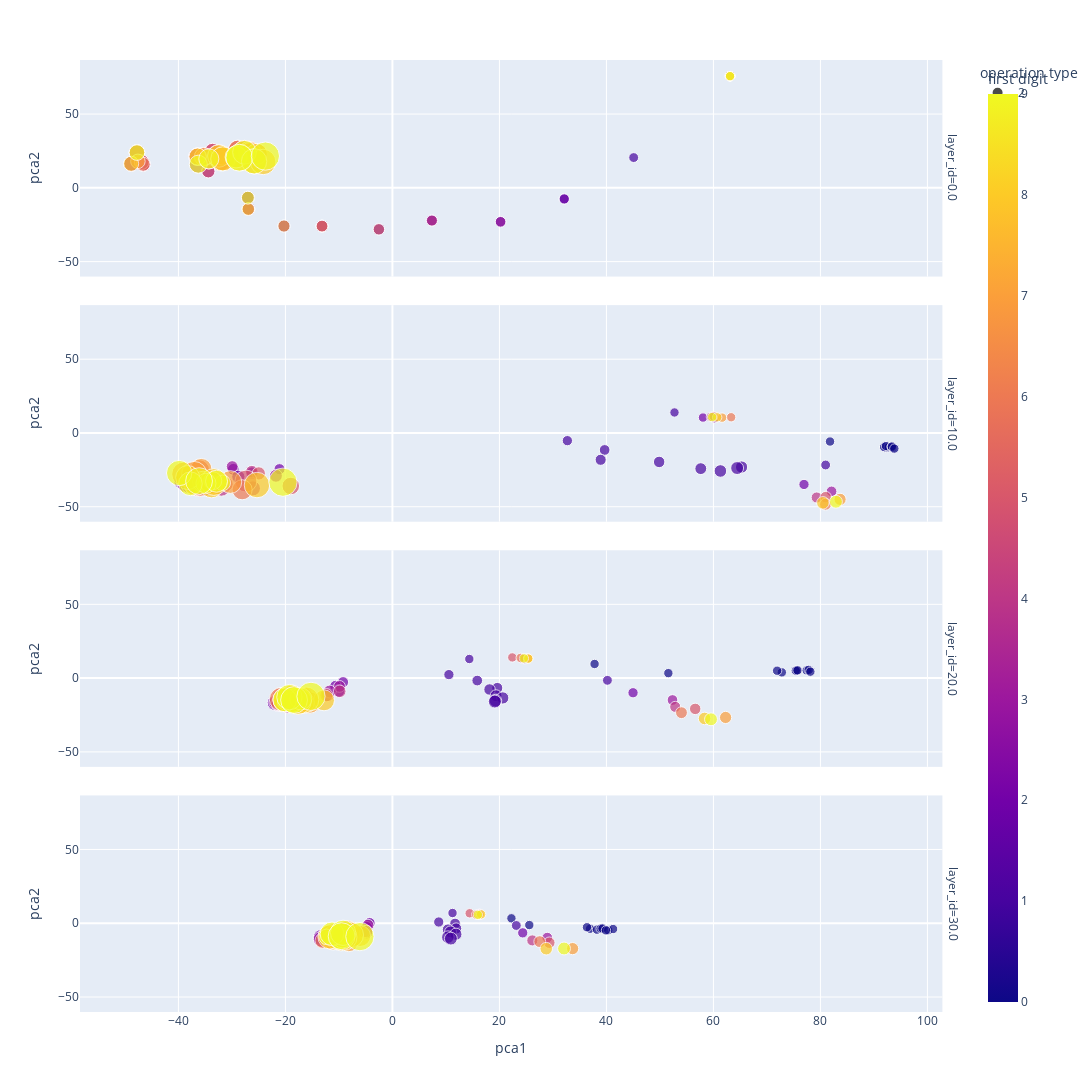

The code cell stored with this chart in its notebook:
### Code cell
label_colors = \
    [simple_label2color(0) for _ in range(len(data_acts))]

layer_pca = []
layer_id = []
for layer_nb in range(32):
    # Gather the list correctly
    data_states = torch.stack(flat_data(data_acts, range(len(data_acts)), [layer_nb], [-1])).type(torch.float64).cpu().numpy()
    # Train on one problem
    pca = PCA(n_components=2)
    x = pca.fit_transform(data_states)
    layer_pca.extend(x)
    a = np.empty(len(x))
    a.fill(layer_nb)
    layer_id.extend(a)
layer_pca = np.array(layer_pca)
layer_id = np.array(layer_id)

y = np.array([data_list[i]["label"]+ [data_list[i]["result"]] for i in range(len(data_list))])
print(y.shape)
y_layered = np.tile(y, (32, 1))

inputs = np.array([data_list[i]["input"] + data_list[i]["output"] for i in range(len(data_list))])
print(inputs.shape)
inputs_layered = np.tile(inputs, 32)


print(y_layered.shape)
print(layer_pca.shape)
print(layer_id.shape)
print(inputs_layered.shape)

df = pd.DataFrame(zip(layer_pca[:, 0], layer_pca[:, 1], y_layered[:, 0], y_layered[:, 1], y_layered[:, 2], y_layered[:, 3], inputs_layered, layer_id), 
                  columns=['pca1', 'pca2', 'first digit', 'second digit', 'operation type', 'result', "input/output", "layer_id"])


df["result"] = df["result"] + 10

df = df[df["operation type"] == 2]
df = df[df["layer_id"]%10 == 0]

scatter = px.scatter(df, x='pca1', y='pca2', 
                     color="first digit",
                     size='result', 
                     symbol= "operation type",
                     facet_row="layer_id",
                     hover_data=["input/output", "layer_id"])

scatter.update_layout(
    autosize=True,
    width=1400,
    height=1600,)

scatter.show()

### Figure 1 — Plotly figure (JSON) as saved in the notebook; plotly's stock layout.template omitted (floating-point values rounded to 4 significant figures; data arrays with more than 128 entries replaced by an {"elided": "..."} marker saying what was removed)
{"data": [{"customdata": {"elided": "100x2 mixed values"}, "hovertemplate": "operation type=2<br>layer_id=%{customdata[1]}<br>pca1=%{x}<br>pca2=%{y}<br>result=%{marker.size}<br>input/output=%{customdata[0]}<br>first digit=%{marker.color}<extra></extra>", "legendgroup": "2", "marker": {"color": [0, 0, 0, 0, 0, 0, 0, 0, 0, 0, 1, 1, 1, 1, 1, 1, 1, 1, 1, 1, 2, 2, 2, 2, 2, 2, 2, 2, 2, 2, 3, 3, 3, 3, 3, 3, 3, 3, 3, 3, 4, 4, 4, 4, 4, 4, 4, 4, 4, 4, 5, 5, 5, 5, 5, 5, 5, 5, 5, 5, 6, 6, 6, 6, 6, 6, 6, 6, 6, 6, 7, 7, 7, 7, 7, 7, 7, 7, 7, 7, 8, 8, 8, 8, 8, 8, 8, 8, 8, 8, 9, 9, 9, 9, 9, 9, 9, 9, 9, 9], "coloraxis": "coloraxis", "size": [10, 10, 10, 10, 10, 10, 10, 10, 10, 10, 10, 11, 12, 13, 14, 15, 16, 17, 18, 19, 10, 12, 14, 16, 18, 20, 22, 24, 26, 28, 10, 13, 16, 19, 22, 25, 28, 31, 34, 37, 10, 14, 18, 22, 26, 30, 34, 38, 42, 46, 10, 15, 20, 25, 30, 35, 40, 45, 50, 55, 10, 16, 22, 28, 34, 40, 46, 52, 58, 64, 10, 17, 24, 31, 38, 45, 52, 59, 66, 73, 10, 18, 26, 34, 42, 50, 58, 66, 74, 82, 10, 19, 28, 37, 46, 55, 64, 73, 82, 91], "sizemode": "area", "sizeref": 0.2275, "symbol": "circle"}, "mode": "markers", "name": "2", "orientation": "v", "showlegend": true, "type": "scatter", "x": [63.04, 63.13, 63.15, 63.11, 63.11, 63.12, 63.13, 63.13, 63.19, 63.13, 63.11, 45.09, 32.08, 20.22, 7.428, -2.507, -13.14, -20.26, -26.88, -27.01, 63.12, 32.13, 7.34, -13.15, -26.91, -34.39, -46.66, -47.64, -48.81, -47.72, 63.11, 20.21, -13.16, -27.02, -46.55, -46.84, -47.74, -34.94, -36.4, -36.28, 63.09, 7.392, -26.9, -46.53, -48.78, -33.65, -36.46, -35.3, -31.73, -34.27, 63.09, -2.536, -34.42, -46.86, -33.58, -31.93, -28.87, -32.04, -25.32, -29.22, 63.1, -13.16, -46.59, -47.77, -36.46, -28.91, -34.31, -26.75, -32.52, -27.66, 63.09, -20.28, -47.57, -34.97, -35.3, -32.11, -26.77, -26.53, -31.63, -25.81, 63.1, -26.95, -48.84, -36.39, -31.72, -25.35, -32.44, -31.71, -24.16, -28.56, 63.11, -27.01, -47.74, -36.28, -34.32, -29.22, -27.65, -25.85, -28.62, -23.75], "xaxis": "x4", "y": [75.64, 75.73, 75.74, 75.68, 75.72, 75.74, 75.71, 75.69, 75.71, 75.69, 75.71, 20.51, -7.543, -23.03, -22.19, -28.13, -25.97, -25.91, -14.41, -6.72, 75.73, -7.525, -22.07, -25.86, -14.4, 11.21, 16.0, 17.97, 16.29, 23.9, 75.68, -23.05, -25.87, -6.668, 16.0, 17.43, 23.91, 20.92, 21.19, 16.04, 75.65, -22.21, -14.37, 15.98, 16.33, 24.69, 21.17, 21.13, 21.84, 19.58, 75.7, -28.12, 11.2, 17.47, 24.69, 18.08, 25.98, 18.22, 22.97, 20.89, 75.69, -26.0, 15.98, 23.89, 21.17, 25.97, 19.6, 24.28, 21.59, 24.13, 75.66, -25.89, 17.94, 20.9, 21.13, 18.22, 24.28, 23.09, 19.6, 17.93, 75.7, -14.45, 16.31, 21.15, 21.85, 22.98, 21.57, 19.62, 17.53, 20.44, 75.68, -6.684, 23.9, 16.02, 19.62, 20.87, 24.12, 17.96, 20.41, 21.51], "yaxis": "y4"}, {"customdata": {"elided": "100x2 mixed values"}, "hovertemplate": "operation type=2<br>layer_id=%{customdata[1]}<br>pca1=%{x}<br>pca2=%{y}<br>result=%{marker.size}<br>input/output=%{customdata[0]}<br>first digit=%{marker.color}<extra></extra>", "legendgroup": "2", "marker": {"color": [0, 0, 0, 0, 0, 0, 0, 0, 0, 0, 1, 1, 1, 1, 1, 1, 1, 1, 1, 1, 2, 2, 2, 2, 2, 2, 2, 2, 2, 2, 3, 3, 3, 3, 3, 3, 3, 3, 3, 3, 4, 4, 4, 4, 4, 4, 4, 4, 4, 4, 5, 5, 5, 5, 5, 5, 5, 5, 5, 5, 6, 6, 6, 6, 6, 6, 6, 6, 6, 6, 7, 7, 7, 7, 7, 7, 7, 7, 7, 7, 8, 8, 8, 8, 8, 8, 8, 8, 8, 8, 9, 9, 9, 9, 9, 9, 9, 9, 9, 9], "coloraxis": "coloraxis", "size": [10, 10, 10, 10, 10, 10, 10, 10, 10, 10, 10, 11, 12, 13, 14, 15, 16, 17, 18, 19, 10, 12, 14, 16, 18, 20, 22, 24, 26, 28, 10, 13, 16, 19, 22, 25, 28, 31, 34, 37, 10, 14, 18, 22, 26, 30, 34, 38, 42, 46, 10, 15, 20, 25, 30, 35, 40, 45, 50, 55, 10, 16, 22, 28, 34, 40, 46, 52, 58, 64, 10, 17, 24, 31, 38, 45, 52, 59, 66, 73, 10, 18, 26, 34, 42, 50, 58, 66, 74, 82, 10, 19, 28, 37, 46, 55, 64, 73, 82, 91], "sizemode": "area", "sizeref": 0.2275, "symbol": "circle"}, "mode": "markers", "name": "2", "orientation": "v", "showlegend": false, "type": "scatter", "x": [81.8, 92.31, 91.9, 93.51, 92.76, 92.26, 93.32, 93.42, 93.34, 93.81, 52.72, 80.97, 32.7, 39.67, 38.92, 49.86, 57.64, 65.26, 61.3, 64.43, 58.05, 76.93, -21.11, -29.74, -26.25, -28.8, -34.0, -39.51, -35.91, -33.86, 60.18, 82.08, -29.95, -21.77, -34.96, -32.59, -35.58, -36.61, -38.66, -33.47, 59.53, 79.3, -26.27, -34.66, -26.08, -34.79, -31.98, -37.81, -34.1, -34.92, 60.02, 80.99, -24.97, -31.14, -33.45, -18.99, -35.81, -36.24, -35.41, -27.38, 63.31, 80.95, -34.3, -33.61, -35.8, -36.26, -28.09, -36.16, -36.09, -36.82, 61.62, 83.67, -37.56, -38.96, -38.3, -35.88, -35.73, -30.29, -39.0, -37.05, 60.71, 80.46, -34.1, -37.19, -35.17, -35.39, -33.8, -38.27, -25.32, -33.38, 59.76, 82.9, -31.72, -33.58, -34.85, -32.87, -37.76, -39.86, -36.14, -20.46], "xaxis": "x3", "y": [-5.804, -10.09, -9.544, -10.29, -9.585, -8.864, -9.42, -9.746, -9.189, -10.59, 13.89, -21.71, -5.224, -11.51, -18.17, -19.64, -24.18, -23.09, -25.77, -23.77, 10.44, -34.9, -24.54, -24.65, -27.23, -29.69, -33.69, -32.89, -34.4, -35.74, 9.947, -39.6, -22.79, -29.03, -32.75, -34.08, -35.96, -32.09, -34.41, -33.82, 10.91, -43.73, -26.23, -33.52, -37.56, -33.83, -37.03, -34.99, -33.78, -35.99, 11.28, -43.48, -27.41, -34.66, -31.23, -35.94, -32.24, -33.12, -32.16, -32.61, 10.65, -48.32, -34.18, -35.91, -35.64, -33.2, -38.51, -25.35, -35.45, -34.54, 10.39, -45.0, -28.61, -30.16, -30.21, -33.01, -24.49, -33.25, -27.88, -27.88, 10.62, -47.37, -33.26, -36.04, -33.1, -33.02, -36.33, -30.22, -35.3, -33.25, 10.76, -46.62, -33.82, -32.38, -34.15, -32.71, -34.46, -27.15, -32.63, -33.36], "yaxis": "y3"}, {"customdata": {"elided": "100x2 mixed values"}, "hovertemplate": "operation type=2<br>layer_id=%{customdata[1]}<br>pca1=%{x}<br>pca2=%{y}<br>result=%{marker.size}<br>input/output=%{customdata[0]}<br>first digit=%{marker.color}<extra></extra>", "legendgroup": "2", "marker": {"color": [0, 0, 0, 0, 0, 0, 0, 0, 0, 0, 1, 1, 1, 1, 1, 1, 1, 1, 1, 1, 2, 2, 2, 2, 2, 2, 2, 2, 2, 2, 3, 3, 3, 3, 3, 3, 3, 3, 3, 3, 4, 4, 4, 4, 4, 4, 4, 4, 4, 4, 5, 5, 5, 5, 5, 5, 5, 5, 5, 5, 6, 6, 6, 6, 6, 6, 6, 6, 6, 6, 7, 7, 7, 7, 7, 7, 7, 7, 7, 7, 8, 8, 8, 8, 8, 8, 8, 8, 8, 8, 9, 9, 9, 9, 9, 9, 9, 9, 9, 9], "coloraxis": "coloraxis", "size": [10, 10, 10, 10, 10, 10, 10, 10, 10, 10, 10, 11, 12, 13, 14, 15, 16, 17, 18, 19, 10, 12, 14, 16, 18, 20, 22, 24, 26, 28, 10, 13, 16, 19, 22, 25, 28, 31, 34, 37, 10, 14, 18, 22, 26, 30, 34, 38, 42, 46, 10, 15, 20, 25, 30, 35, 40, 45, 50, 55, 10, 16, 22, 28, 34, 40, 46, 52, 58, 64, 10, 17, 24, 31, 38, 45, 52, 59, 66, 73, 10, 18, 26, 34, 42, 50, 58, 66, 74, 82, 10, 19, 28, 37, 46, 55, 64, 73, 82, 91], "sizemode": "area", "sizeref": 0.2275, "symbol": "circle"}, "mode": "markers", "name": "2", "orientation": "v", "showlegend": false, "type": "scatter", "x": [37.79, 51.58, 72.79, 75.59, 75.4, 71.91, 75.72, 77.43, 77.81, 78.12, 14.38, 40.19, 10.56, 15.86, 19.6, 18.16, 19.36, 20.63, 19.27, 19.14, 24.73, 44.98, -9.224, -10.63, -10.08, -12.05, -19.06, -21.36, -21.28, -21.93, 24.3, 52.35, -9.892, -11.72, -17.62, -21.72, -21.24, -18.9, -19.58, -20.06, 24.78, 52.86, -9.851, -16.35, -19.59, -17.66, -18.55, -18.63, -19.03, -20.33, 22.41, 56.6, -12.33, -18.76, -15.95, -17.79, -16.67, -20.65, -16.93, -16.67, 23.97, 54.03, -19.32, -20.73, -19.29, -17.04, -19.55, -18.97, -18.64, -20.79, 25.37, 62.28, -20.04, -18.2, -15.94, -19.28, -15.42, -17.08, -19.93, -18.8, 25.4, 58.35, -19.37, -19.11, -18.51, -12.78, -16.71, -20.1, -16.13, -17.68, 24.57, 59.55, -20.03, -18.83, -18.69, -17.12, -20.12, -19.25, -18.38, -15.22], "xaxis": "x2", "y": [9.587, 3.356, 3.871, 4.976, 5.023, 5.002, 5.26, 5.246, 5.593, 4.35, 12.95, -1.514, 2.371, -1.662, -6.687, -7.717, -11.91, -13.44, -15.31, -15.9, 12.76, -9.919, -2.731, -5.549, -8.696, -11.46, -17.24, -17.56, -17.4, -16.67, 13.18, -14.84, -5.63, -9.102, -16.93, -16.4, -17.0, -13.43, -16.63, -13.73, 13.36, -19.5, -8.935, -17.76, -18.66, -13.88, -16.85, -14.91, -13.41, -15.83, 14.01, -20.86, -11.59, -17.25, -13.99, -13.58, -12.86, -13.02, -13.77, -13.64, 13.7, -23.44, -16.1, -17.25, -16.36, -12.95, -15.85, -15.22, -15.53, -14.33, 13.33, -26.67, -17.55, -14.18, -16.06, -14.05, -16.58, -15.23, -14.8, -13.28, 13.21, -27.35, -17.77, -17.2, -13.69, -15.07, -16.39, -14.64, -14.65, -15.55, 13.35, -27.91, -16.32, -13.82, -16.56, -14.07, -14.76, -12.89, -14.88, -12.37], "yaxis": "y2"}, {"customdata": {"elided": "100x2 mixed values"}, "hovertemplate": "operation type=2<br>layer_id=%{customdata[1]}<br>pca1=%{x}<br>pca2=%{y}<br>result=%{marker.size}<br>input/output=%{customdata[0]}<br>first digit=%{marker.color}<extra></extra>", "legendgroup": "2", "marker": {"color": [0, 0, 0, 0, 0, 0, 0, 0, 0, 0, 1, 1, 1, 1, 1, 1, 1, 1, 1, 1, 2, 2, 2, 2, 2, 2, 2, 2, 2, 2, 3, 3, 3, 3, 3, 3, 3, 3, 3, 3, 4, 4, 4, 4, 4, 4, 4, 4, 4, 4, 5, 5, 5, 5, 5, 5, 5, 5, 5, 5, 6, 6, 6, 6, 6, 6, 6, 6, 6, 6, 7, 7, 7, 7, 7, 7, 7, 7, 7, 7, 8, 8, 8, 8, 8, 8, 8, 8, 8, 8, 9, 9, 9, 9, 9, 9, 9, 9, 9, 9], "coloraxis": "coloraxis", "size": [10, 10, 10, 10, 10, 10, 10, 10, 10, 10, 10, 11, 12, 13, 14, 15, 16, 17, 18, 19, 10, 12, 14, 16, 18, 20, 22, 24, 26, 28, 10, 13, 16, 19, 22, 25, 28, 31, 34, 37, 10, 14, 18, 22, 26, 30, 34, 38, 42, 46, 10, 15, 20, 25, 30, 35, 40, 45, 50, 55, 10, 16, 22, 28, 34, 40, 46, 52, 58, 64, 10, 17, 24, 31, 38, 45, 52, 59, 66, 73, 10, 18, 26, 34, 42, 50, 58, 66, 74, 82, 10, 19, 28, 37, 46, 55, 64, 73, 82, 91], "sizemode": "area", "sizeref": 0.2275, "symbol": "circle"}, "mode": "markers", "name": "2", "orientation": "v", "showlegend": false, "type": "scatter", "x": [22.25, 25.59, 36.94, 38.24, 38.93, 36.37, 39.27, 40.34, 41.25, 39.91, 11.23, 23.16, 8.658, 11.71, 11.92, 10.4, 10.86, 11.86, 10.37, 10.93, 16.2, 24.36, -4.254, -4.787, -4.824, -7.211, -12.33, -13.02, -12.86, -13.35, 15.96, 28.94, -4.572, -5.379, -11.01, -12.32, -13.33, -10.52, -10.98, -9.79, 16.33, 26.15, -4.869, -10.31, -11.65, -9.538, -11.08, -10.11, -10.45, -11.19, 14.44, 29.33, -7.758, -10.81, -8.62, -9.664, -8.053, -11.14, -8.651, -9.2, 15.67, 27.54, -12.59, -13.01, -11.21, -7.866, -10.73, -10.46, -10.4, -11.27, 16.29, 33.69, -12.08, -9.29, -8.137, -10.38, -8.984, -9.592, -11.08, -8.468, 16.58, 28.75, -11.49, -10.64, -10.16, -6.021, -9.846, -11.68, -7.778, -9.128, 15.97, 32.08, -12.29, -9.027, -9.829, -9.337, -11.29, -9.219, -9.496, -6.077], "xaxis": "x", "y": [3.343, -1.224, -3.723, -4.351, -3.613, -2.722, -3.532, -4.756, -3.913, -4.817, 6.945, -1.523, 0.8417, -0.1818, -3.521, -4.33, -5.816, -7.446, -9.425, -10.39, 6.375, -6.51, 0.1444, -2.853, -6.434, -7.56, -9.697, -11.61, -10.17, -9.574, 5.951, -9.752, -1.328, -5.519, -12.24, -10.27, -10.82, -10.46, -11.61, -9.759, 6.34, -11.64, -5.591, -12.06, -12.06, -9.329, -11.27, -11.22, -9.319, -9.958, 6.756, -13.2, -7.139, -11.08, -9.848, -10.38, -9.785, -10.91, -8.284, -9.373, 5.825, -12.46, -8.165, -11.75, -10.44, -9.421, -10.65, -9.792, -8.637, -8.364, 5.75, -17.19, -10.97, -11.16, -13.1, -10.67, -10.51, -11.04, -10.04, -6.736, 6.014, -17.26, -10.18, -11.72, -9.426, -8.644, -9.362, -9.285, -7.957, -9.471, 5.724, -17.11, -9.22, -9.187, -10.98, -9.227, -7.173, -6.481, -8.772, -9.065], "yaxis": "y"}], "layout": {"annotations": [{"font": {}, "showarrow": false, "text": "layer_id=30.0", "textangle": 90, "x": 0.98, "xanchor": "left", "xref": "paper", "y": 0.1138, "yanchor": "middle", "yref": "paper"}, {"font": {}, "showarrow": false, "text": "layer_id=20.0", "textangle": 90, "x": 0.98, "xanchor": "left", "xref": "paper", "y": 0.3712, "yanchor": "middle", "yref": "paper"}, {"font": {}, "showarrow": false, "text": "layer_id=10.0", "textangle": 90, "x": 0.98, "xanchor": "left", "xref": "paper", "y": 0.6288, "yanchor": "middle", "yref": "paper"}, {"font": {}, "showarrow": false, "text": "layer_id=0.0", "textangle": 90, "x": 0.98, "xanchor": "left", "xref": "paper", "y": 0.8862, "yanchor": "middle", "yref": "paper"}], "autosize": true, "coloraxis": {"colorbar": {"title": {"text": "first digit"}}, "colorscale": [[0, "#0d0887"], [0.1111, "#46039f"], [0.2222, "#7201a8"], [0.3333, "#9c179e"], [0.4444, "#bd3786"], [0.5556, "#d8576b"], [0.6667, "#ed7953"], [0.7778, "#fb9f3a"], [0.8889, "#fdca26"], [1, "#f0f921"]]}, "height": 1600, "legend": {"itemsizing": "constant", "title": {"text": "operation type"}, "tracegroupgap": 0}, "margin": {"t": 60}, "width": 1400, "xaxis": {"anchor": "y", "domain": [0, 0.98], "title": {"text": "pca1"}}, "xaxis2": {"anchor": "y2", "domain": [0, 0.98], "matches": "x", "showticklabels": false}, "xaxis3": {"anchor": "y3", "domain": [0, 0.98], "matches": "x", "showticklabels": false}, "xaxis4": {"anchor": "y4", "domain": [0, 0.98], "matches": "x", "showticklabels": false}, "yaxis": {"anchor": "x", "domain": [0, 0.2275], "title": {"text": "pca2"}}, "yaxis2": {"anchor": "x2", "domain": [0.2575, 0.485], "matches": "y", "title": {"text": "pca2"}}, "yaxis3": {"anchor": "x3", "domain": [0.515, 0.7425], "matches": "y", "title": {"text": "pca2"}}, "yaxis4": {"anchor": "x4", "domain": [0.7725, 1], "matches": "y", "title": {"text": "pca2"}}}}
